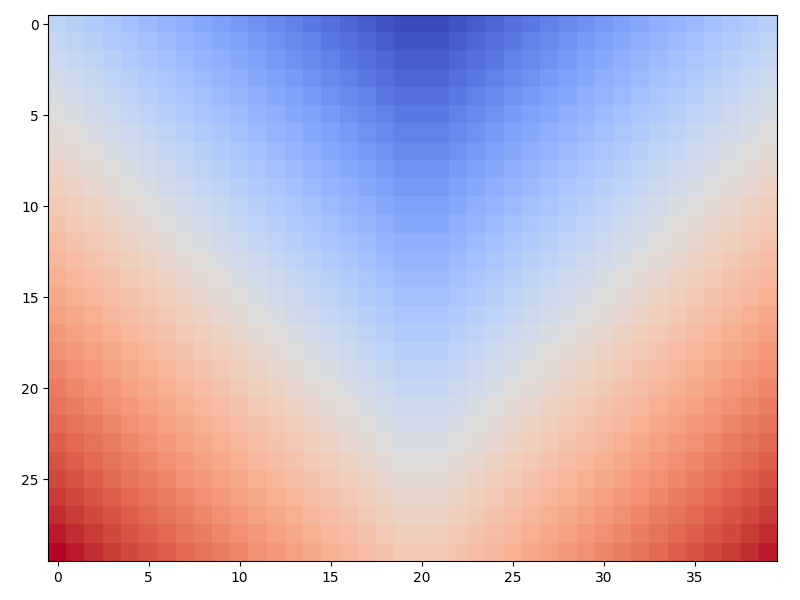

This chart was generated by the following Python code:
import matplotlib
matplotlib.use("Agg")
import matplotlib.pyplot as plt

def field_heatmap(static_field, path="heatmap.png"):
    plt.figure(figsize=(8, 6))
    plt.imshow(static_field, cmap="coolwarm", interpolation="nearest", origin="upper")
    plt.tight_layout()
    plt.savefig(path)
    plt.close()
    print(f"Heatmap saved to {path}")

def agents_exit_plot(history, path="agents_vs_time.png"):
    """history: list of (time_step, agents_remaining) tuples"""
    steps, remaining = zip(*history)
    total = remaining[0]
    exited = [total - r for r in remaining]

    plt.figure(figsize=(8, 5))
    plt.plot(steps, exited, color="steelblue", linewidth=2)
    plt.xlabel("Time Step")
    plt.ylabel("Agents Exited")
    plt.title("Agents Exited vs Time")
    plt.grid(True, linestyle="--", alpha=0.5)
    plt.tight_layout()
    plt.savefig(path)
    plt.close()
    print(f"Exit plot saved to {path}")
